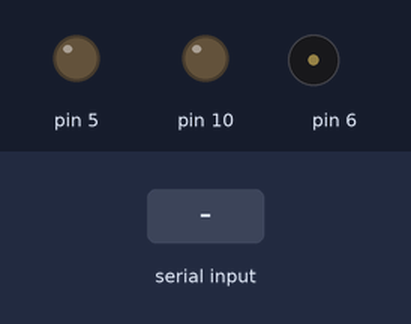
A sketch run on a simulated Arduino Leonardo, built with avr-gcc and run on an emulated ATmega32U4. Parts: output pins drawn as LEDs (lit = HIGH), buzzer (waves = sounding). The inputs (shaded band) are chosen by the test bench.

Above: at 2.7 s.
2.8 s: "R255\n" received over Serial
At 3.3 s:
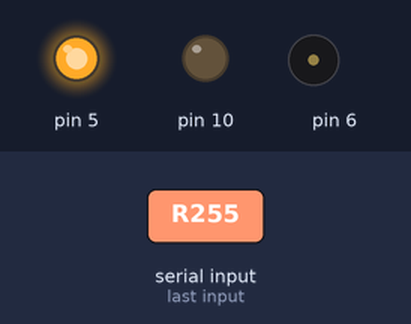
4.3 s: "G128\n" received over Serial
At 5.5 s:
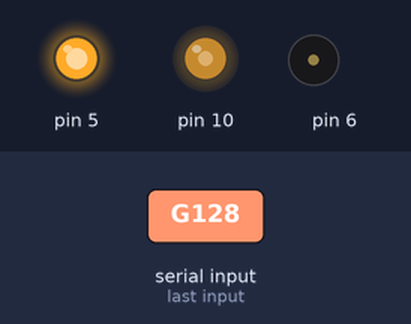
5.8 s: "T440\n" received over Serial
At 6.8 s:
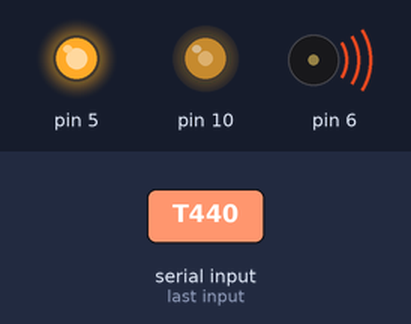
7.3 s: "G0\n" received over Serial
At 7.9 s:
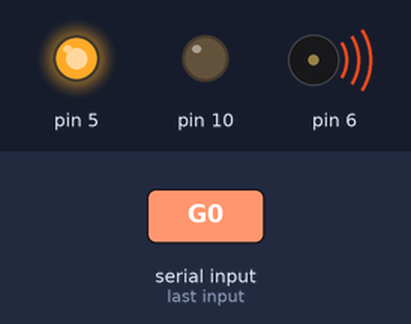
8.8 s: "R90\n" received over Serial
At 9.1 s:
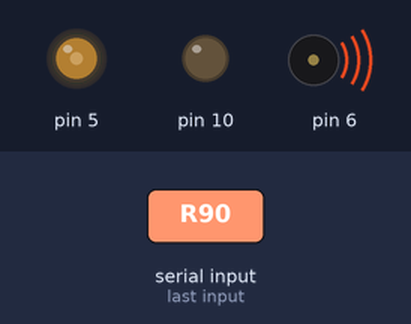
Timing chart, 0 to 11.3 s (numbered marks = the images above; inputs shaded):
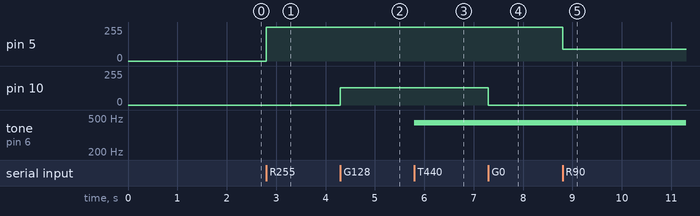

The sketch:

EsploraRemote.ino
```cpp
/*
  Esplora Remote

 This sketch allows to test all the Esplora's peripherals.
 It is also used with the ProcessingStart sketch (for Processing).

 When uploaded, you can open the Serial monitor and write one of
 the following commands (without quotes) to get an answer:

 "D": prints the current value of all sensors, separated by a comma.
 See the dumpInputs() function below to get the meaning of
 each value.

 "Rxxx"
 "Gxxx"
 "Bxxx": set the color of the RGB led. For example, write "R255"
 to turn on the red to full brightness, "G128" to turn
 the green to half brightness, or "G0" to turn off
 the green channel.

 "Txxxx": play a tone with the buzzer. The number is the
 frequency, e.g. "T440" plays the central A note.
 Write "T0" to turn off the buzzer.


 Created on 22 november 2012
 By Enrico Gueli <enrico.gueli@gmail.com>
 Modified 23 Dec 2012
 by Tom Igoe
 */

#include <Esplora.h>

void setup() {
  while(!Serial); // needed for Leonardo-based board like Esplora
  Serial.begin(9600);
}

void loop() {
  if (Serial.available())
    parseCommand();
}

/*
 * This function reads a character from the serial line and
 * decide what to do next. The "what to do" part is given by
 * function it calls (e.g. dumpInputs(), setRed() and so on).
 */
void parseCommand() {
  char cmd = Serial.read();
  switch(cmd) {
  case 'D':
    dumpInputs();
    break;
  case 'R':
    setRed();
    break;
  case 'G':
    setGreen();
    break;
  case 'B':
    setBlue();
    break;
  case 'T':
    setTone();
    break;
  }
}

void dumpInputs() {
  Serial.print(Esplora.readButton(SWITCH_1));
  Serial.print(',');
  Serial.print(Esplora.readButton(SWITCH_2));
  Serial.print(',');
  Serial.print(Esplora.readButton(SWITCH_3));
  Serial.print(',');
  Serial.print(Esplora.readButton(SWITCH_4));
  Serial.print(',');
  Serial.print(Esplora.readSlider());
  Serial.print(',');
  Serial.print(Esplora.readLightSensor());
  Serial.print(',');
  Serial.print(Esplora.readTemperature(DEGREES_C));
  Serial.print(',');
  Serial.print(Esplora.readMicrophone());
  Serial.print(',');
  Serial.print(Esplora.readJoystickSwitch());
  Serial.print(',');
  Serial.print(Esplora.readJoystickX());
  Serial.print(',');
  Serial.print(Esplora.readJoystickY());
  Serial.print(',');
  Serial.print(Esplora.readAccelerometer(X_AXIS));
  Serial.print(',');
  Serial.print(Esplora.readAccelerometer(Y_AXIS));
  Serial.print(',');
  Serial.print(Esplora.readAccelerometer(Z_AXIS));
  Serial.println();
}

void setRed() {
  Esplora.writeRed(Serial.parseInt());
}

void setGreen() {
  Esplora.writeGreen(Serial.parseInt());
}

void setBlue() {
  Esplora.writeBlue(Serial.parseInt());
}

void setTone() {
  Esplora.tone(Serial.parseInt());
}
```

Measured:
- after the input at 2.8 s, pin 5: 0/255 → 255/255 at once
- after the input at 4.3 s, pin 10: 0/255 → 128/255 at once
- after the input at 5.8 s, tone on pin 6: silent → 440 Hz at once
- after the input at 7.3 s, pin 10: 128/255 → 0/255 at once
- after the input at 8.8 s, pin 5: 255/255 → 90/255 at once
